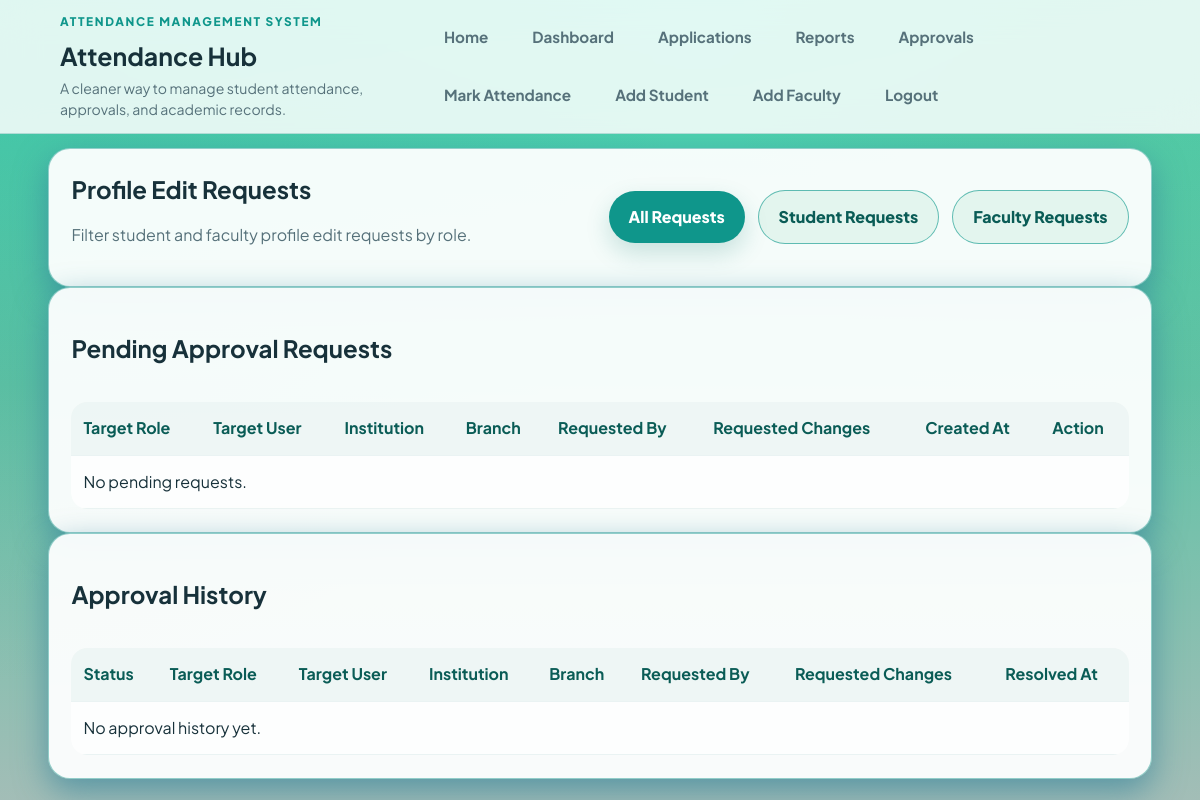
Before: /approvals (signed in) with the older database file.
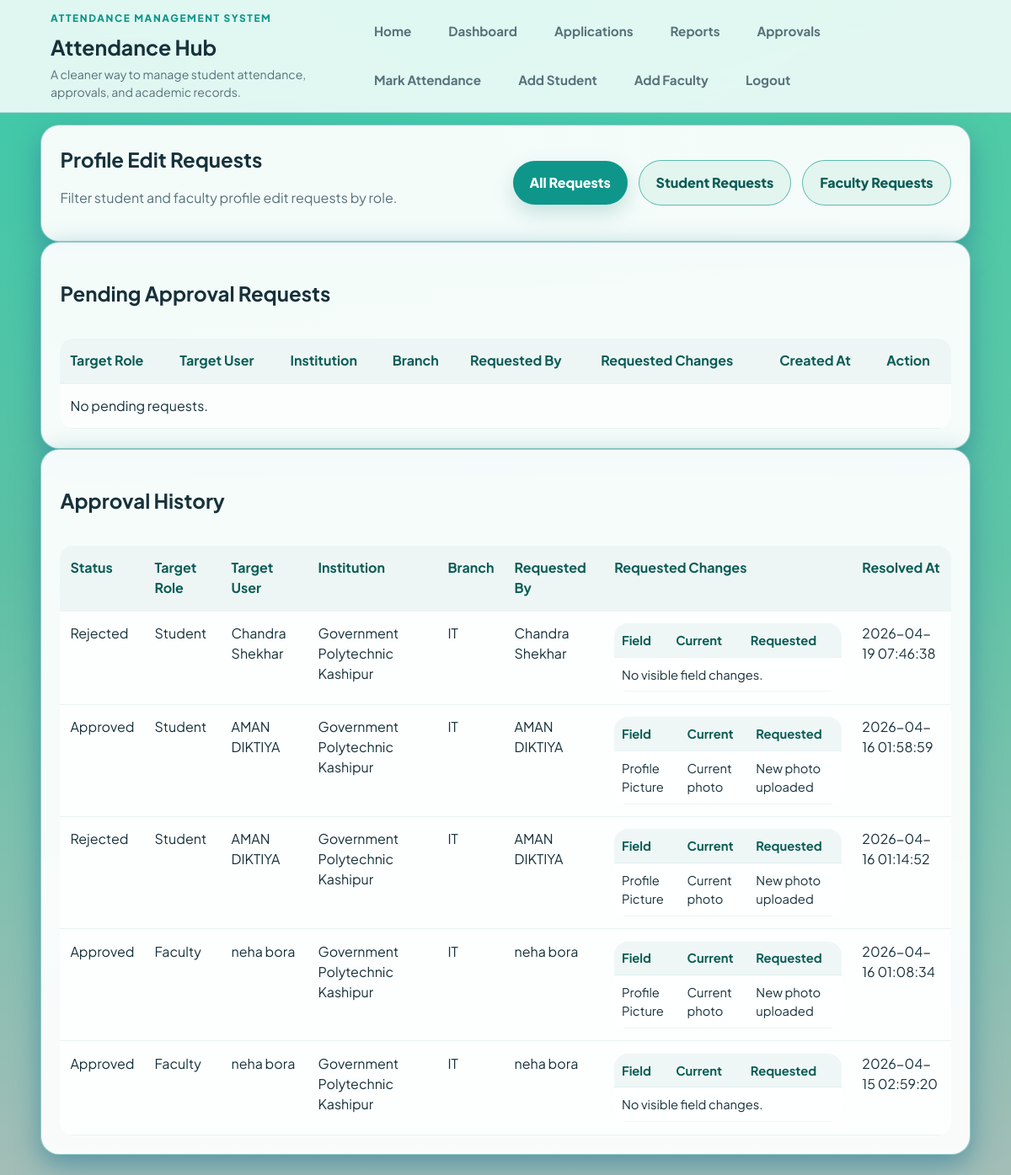
After: the same page with the newer database file.
### tables this page shows
CREATE TABLE pending_changes (
    id INTEGER PRIMARY KEY AUTOINCREMENT,
    target_user_id INTEGER NOT NULL,
    target_role TEXT NOT NULL CHECK (target_role IN ('faculty', 'student')),
    requested_by INTEGER NOT NULL,
    approver_role TEXT NOT NULL CHECK (approver_role IN ('admin', 'faculty')),
    status TEXT NOT NULL DEFAULT 'pending' CHECK (status IN ('pending', 'approved', 'rejected')),
    payload TEXT NOT NULL,
    created_at TEXT NOT NULL DEFAULT CURRENT_TIMESTAMP,
    resolved_at TEXT,
    FOREIGN KEY(target_user_id) REFERENCES users(id),
    FOREIGN KEY(requested_by) REFERENCES users(id)
);

CREATE TABLE users (
    id INTEGER PRIMARY KEY AUTOINCREMENT,
    role TEXT NOT NULL CHECK (role IN ('admin', 'faculty', 'student')),
    roll_number TEXT UNIQUE,
    registration_number TEXT UNIQUE,
    full_name TEXT NOT NULL,
    father_name TEXT,
    branch TEXT,
    semester TEXT,
    year TEXT,
    dob TEXT,
    mobile_number TEXT UNIQUE,
    gmail TEXT,
    email TEXT,
    password_hash TEXT NOT NULL,
    is_mobile_verified INTEGER NOT NULL DEFAULT 0,
    created_by INTEGER,
    created_at TEXT NOT NULL DEFAULT CURRENT_TIMESTAMP, class_roll_number TEXT, institution_type TEXT, institution_name TEXT, profile_picture TEXT,
    FOREIGN KEY(created_by) REFERENCES users(id)
);

### attendance_app/routes.py (the view)
@bp.route("/approvals")
@login_required("admin", "faculty")
def approvals():
    user = current_user()
    request_type = request.args.get("type", "").strip()
    requests = pending_requests_for_user(user)
    history = approval_history_for_user(user)
    if request_type in {"student", "faculty"}:
        requests = [item for item in requests if item["target_role"] == request_type]
        history = [item for item in history if item["target_role"] == request_type]
    return render_template("approvals.html", requests=requests, history=history, selected_request_type=request_type)

### attendance_app/auth.py (called while the page is built)
def current_user():
    user_id = session.get("user_id")
    if not user_id:
        return None
    return get_db().execute("SELECT * FROM users WHERE id = ?", (user_id,)).fetchone()

def login_required(*roles):
    def decorator(view):
        @wraps(view)
        def wrapped(*args, **kwargs):
            user = current_user()
            if user is None:
                flash("Please login first.", "error")
                return redirect(url_for("main.login"))
            if roles and user["role"] not in roles:
                flash("You do not have access to this page.", "error")
                return redirect(url_for("main.dashboard"))
            return view(*args, **kwargs)
        return wrapped
    return decorator

### attendance_app/database.py (called while the page is built)
def get_db():
    if "db" not in g:
        db_path = Path(current_app.root_path).parent / current_app.config["DATABASE"]
        g.db = sqlite3.connect(db_path)
        g.db.row_factory = sqlite3.Row
    return g.db

### attendance_app/routes.py (called while the page is built)
def semester_filter_options():
    return [{"value": value, "label": label} for value, label, _ in YEAR_SEMESTER_FILTERS]

@bp.context_processor
def inject_globals():
    user = current_user()
    pending_count = len(pending_requests_for_user(user)) if user and user["role"] in {"admin", "faculty"} else 0
    return {
        "current_user": user,
        "today": today_iso(),
        "min_date": one_year_ago_iso(),
        "institution_options": INSTITUTION_OPTIONS,
        "school_college_types": list(SCHOOL_COLLEGE_TYPES),
        "year_semester_filters": semester_filter_options(),
        "pending_count": pending_count,
    }

### attendance_app/utils.py (called while the page is built)
def today_iso():
    return date.today().isoformat()

def one_year_ago_iso():
    return (date.today() - timedelta(days=365)).isoformat()

### attendance_app/templates/approvals.html
{% extends "base.html" %}
{% block content %}
<section class="card">
    <div class="section-head">
        <div>
            <h2>Profile Edit Requests</h2>
            <p class="muted">Filter student and faculty profile edit requests by role.</p>
        </div>
        <div class="actions">
            <a class="btn {% if not selected_request_type %}primary{% else %}secondary{% endif %}" href="{{ url_for('main.approvals') }}">All Requests</a>
            <a class="btn {% if selected_request_type == 'student' %}primary{% else %}secondary{% endif %}" href="{{ url_for('main.approvals', type='student') }}">Student Requests</a>
            <a class="btn {% if selected_request_type == 'faculty' %}primary{% else %}secondary{% endif %}" href="{{ url_for('main.approvals', type='faculty') }}">Faculty Requests</a>
        </div>
    </div>
</section>
<section class="card">
    <h2>Pending Approval Requests</h2>
    <div class="table-wrap">
        <table>
            <thead>
                <tr>
                    <th>Target Role</th>
                    <th>Target User</th>
                    <th>Institution</th>
                    <th>Branch</th>
                    <th>Requested By</th>
                    <th>Requested Changes</th>
                    <th>Created At</th>
                    <th>Action</th>
                </tr>
            </thead>
            <tbody>
                {% for item in requests %}
                    <tr>
                        <td>{{ item['target_role']|title }}</td>
                        <td>{{ item['target_name'] }}</td>
                        <td>{{ item['target_institution'] or '-' }}</td>
                        <td>{{ item['target_branch'] or '-' }}</td>
                        <td>{{ item['requester_name'] }}</td>
                        <td>
                            <table class="mini-table">
                                <thead>
                                    <tr>
                                        <th>Field</th>
                                        <th>Current</th>
                                        <th>Requested</th>
                                    </tr>
                                </thead>
                                <tbody>
                                    {% for change in item['changes'] %}
                                        <tr>
                                            <td>{{ change.field }}</td>
                                            <td>{{ change.current }}</td>
                                            <td>{{ change.requested }}</td>
                                        </tr>
                                    {% else %}
                                        <tr><td colspan="3">No visible field changes.</td></tr>
                                    {% endfor %}
                                </tbody>
                            </table>
                        </td>
                        <td>{{ item['created_at'] }}</td>
                        <td class="actions">
                            <form method="post" action="{{ url_for('main.process_approval', change_id=item['id'], action='approve') }}">
                                <input type="hidden" name="type" value="{{ selected_request_type }}">
                                <button class="btn primary" type="submit">Approve</button>
                            </form>
                            <form method="post" action="{{ url_for('main.process_approval', change_id=item['id'], action='reject') }}">
                                <input type="hidden" name="type" value="{{ selected_request_type }}">
                                <button class="btn secondary" type="submit">Reject</button>
                            </form>
                        </td>
                    </tr>
                {% else %}
                    <tr><td colspan="8">No pending requests.</td></tr>
                {% endfor %}
            </tbody>
        </table>
    </div>
</section>
<section class="card">
    <h2>Approval History</h2>
    <div class="table-wrap">
        <table>
            <thead>
                <tr>
                    <th>Status</th>
                    <th>Target Role</th>
                    <th>Target User</th>
                    <th>Institution</th>
                    <th>Branch</th>
                    <th>Requested By</th>
                    <th>Requested Changes</th>
                    <th>Resolved At</th>
                </tr>
            </thead>
            <tbody>
                {% for item in history %}
                    <tr>
                        <td>{{ item['status']|title }}</td>
                        <td>{{ item['target_role']|title }}</td>
                        <td>{{ item['target_name'] }}</td>
                        <td>{{ item['target_institution'] or '-' }}</td>
                        <td>{{ item['target_branch'] or '-' }}</td>
                        <td>{{ item['requester_name'] }}</td>
                        <td>
                            <table class="mini-table">
                                <thead>
                                    <tr>
                                        <th>Field</th>
                                        <th>Current</th>
                                        <th>Requested</th>
                                    </tr>
                                </thead>
                                <tbody>
                                    {% for change in item['changes'] %}
                                        <tr>
                                            <td>{{ change.field }}</td>
                                            <td>{{ change.current }}</td>
                                            <td>{{ change.requested }}</td>
                                        </tr>
                                    {% else %}
                                        <tr><td colspan="3">No visible field changes.</td></tr>
                                    {% endfor %}
                                </tbody>
                            </table>
                        </td>
                        <td>{{ item['resolved_at'] or '-' }}</td>
                    </tr>
                {% else %}
                    <tr><td colspan="8">No approval history yet.</td></tr>
                {% endfor %}
            </tbody>
        </table>
    </div>
</section>
{% endblock %}

### attendance_app/templates/base.html (shortened to what this page needs)
<!DOCTYPE html>
<html lang="en">
<head>
    <link rel="stylesheet" href="{{ url_for('static', filename='style.css') }}?v=mobile-label-fix-1">
</head>
<body>
    <header class="site-header">
        <div class="brand-block">
            <p class="eyebrow">Attendance Management System</p>
            <h1><a href="{{ url_for('main.home') }}">Attendance Hub</a></h1>
            <p class="brand-copy">A cleaner way to manage student attendance, approvals, and academic records.</p>
        </div>
        <nav id="primary-nav" aria-label="Primary navigation">
            <a href="{{ url_for('main.home') }}">Home</a>
            {% if current_user %}
                <a href="{{ url_for('main.dashboard') }}">Dashboard</a>
                <a href="{{ url_for('main.applications') }}">Applications</a>
                <a href="{{ url_for('main.attendance_report') }}">Reports</a>
                {% if current_user['role'] in ['admin', 'faculty'] %}
                    <a href="{{ url_for('main.approvals') }}">Approvals{% if pending_count %} ({{ pending_count }}){% endif %}</a>
                {% endif %}
                {% if current_user['role'] in ['admin', 'faculty'] %}
                    <a href="{{ url_for('main.attendance') }}">Mark Attendance</a>
                    <a href="{{ url_for('main.add_student') }}">Add Student</a>
                {% endif %}
                {% if current_user['role'] == 'admin' %}
                    <a href="{{ url_for('main.add_faculty') }}">Add Faculty</a>
                {% endif %}
                <a href="{{ url_for('main.logout') }}">Logout</a>
            {% else %}
                <a href="{{ url_for('main.login') }}">Login</a>
                <a href="{{ url_for('main.student_register') }}">Student Sign Up</a>
            {% endif %}
        </nav>
    </header>
    <main class="page-shell">
        {% block content %}{% endblock %}
    </main>
</body>
</html>

### attendance_app/static/style.css (style rules this page uses)
:root { --bg: #f4f7f4; --bg-accent: #e7f7f4; --surface: rgba(255, 255, 255, 0.94); --surface-strong: #ffffff; --surface-soft: #edf6f4; --text: #17313a; --muted: #56717a; --primary: #0f968b; --primary-dark: #0a5c56; --primary-soft: #d9f3ef; --accent: #f59e0b; --accent-soft: #fff3dc; --success: #177245; --error: #b42318; --border: rgba(31, 154, 144, 0.471); --shadow: 0 20px 60px rgba(40, 121, 148, 0.475); --shadow-soft: 0 12px 32px rgba(47, 127, 153, 0.638); --radius-xl: 30px; --radius-lg: 22px; --radius-md: 16px; }
* { box-sizing: border-box; }
html { scroll-behavior: smooth; scroll-padding-top: 110px; }
body { margin: 0; min-height: 100vh; overflow-x: hidden; font-family: "Plus Jakarta Sans", "Segoe UI", Tahoma, Geneva, Verdana, sans-serif; line-height: 1.5; color: var(--text); background: radial-gradient(circle at top left, rgba(15, 118, 110, 0.14), transparent 48%), radial-gradient(circle at top right, rgba(139, 104, 45, 0.1), transparent 34%), linear-gradient(180deg, #43d8b3 0%, #5fc3a6 48%, #8daea6cf 100%); }
a { color: inherit; text-decoration: none; }
h1, h2, h3, p { overflow-wrap: anywhere; }
.site-header { position: sticky; top: 0; z-index: 20; display: flex; justify-content: space-between; align-items: center; gap: 1.5rem; padding: clamp(0.9rem, 1.8vw, 1.2rem) 5vw; background: rgba(255, 255, 255, 0.84); border-bottom: 1px solid rgba(52, 151, 143, 0.274); backdrop-filter: blur(18px); }
.brand-block h1 { margin: 0; font-size: clamp(1.4rem, 2vw, 1.8rem); }
.brand-copy { margin: 0.35rem 0 0; max-width: 540px; color: var(--muted); font-size: 0.95rem; }
.site-header nav { display: flex; flex-wrap: wrap; gap: 0.75rem; align-items: center; }
.site-header nav a { padding: 0.72rem 1rem; border-radius: 999px; font-size: 0.95rem; font-weight: 700; color: var(--muted); transition: transform 0.22s ease, background 0.22s ease, color 0.22s ease, box-shadow 0.22s ease; }
.page-shell { width: min(1180px, 92vw); margin: clamp(1rem, 2vw, 2rem) auto 3rem; }
.card { background: var(--surface); border: 1px solid var(--border); border-radius: var(--radius-lg); padding: 1.4rem; box-shadow: var(--shadow-soft); transition: transform 0.24s ease, box-shadow 0.24s ease, border-color 0.24s ease; }
.eyebrow { margin: 0 0 0.45rem; text-transform: uppercase; letter-spacing: 0.14em; font-size: 0.74rem; color: var(--primary); font-weight: 800; }
.lead, .muted { color: var(--muted); }
.btn, .animated-btn { display: inline-flex; align-items: center; justify-content: center; border: 0; cursor: pointer; font: inherit; font-weight: 800; transition: transform 0.2s ease, box-shadow 0.2s ease, background 0.2s ease, color 0.2s ease; }
.btn { border-radius: 999px; padding: 0.88rem 1.25rem; }
.btn.primary { color: #fff; background: var(--primary); box-shadow: 0 10px 24px rgba(15, 118, 110, 0.2); }
.btn.secondary { color: var(--primary-dark); background: rgba(147, 218, 186, 0.19); border: 1px solid rgba(17, 154, 143, 0.627); justify-content: center; }
.actions, .inline-form, .section-head { display: flex; flex-wrap: wrap; gap: 0.8rem; align-items: center; justify-content: center; }
.actions { justify-content: flex-start; justify-content: center; align-items: center; }
.section-head { justify-content: space-between; }
.section-head h2, .section-head h3 { margin-top: 0; margin-bottom: 0; }
.table-wrap { position: relative; overflow-x: auto; -webkit-overflow-scrolling: touch; border-radius: 16px; }
table { width: 100%; min-width: 720px; margin-top: 1rem; border-collapse: collapse; background: rgba(255, 255, 255, 0.75); border-radius: 16px; overflow: hidden; }
.mini-table { margin-top: 0; min-width: 0; font-size: 0.92rem; }
.mini-table th, .mini-table td { padding: 0.55rem; }
th, td { padding: 0.9rem 0.75rem; border-bottom: 1px solid rgba(15, 118, 110, 0.08); text-align: left; vertical-align: top; }
th { color: var(--primary-dark); background: rgba(15, 118, 110, 0.06); }
tbody tr { transition: background 0.2s ease, transform 0.2s ease; }
@media (min-width: 901px) { .site-header { position: static; padding: 0.8rem 5vw; } }
@media (min-width: 901px) { .brand-block h1 { font-size: 1.55rem; } }
@media (min-width: 901px) { .brand-copy { margin-top: 0.2rem; font-size: 0.88rem; } }
@media (min-width: 901px) { .page-shell { margin: 0.85rem auto 1.5rem; } }

Changed rows visible on the page:
added pending_changes: status "Rejected", target_role "Student", target_name "Chandra Shekhar", institution_name "Government Polytechnic Kashipur", branch "IT", requester_name "Chandra Shekhar", resolved_at "2026-04-19 07:46:38"
added pending_changes: status "Approved", target_role "Student", target_name "AMAN DIKTIYA", institution_name "Government Polytechnic Kashipur", branch "IT", requester_name "AMAN DIKTIYA", field "Profile Picture", current "Current photo", requested "New photo uploaded", resolved_at "2026-04-16 01:58:59"
added pending_changes: status "Rejected", target_role "Student", target_name "AMAN DIKTIYA", institution_name "Government Polytechnic Kashipur", branch "IT", requester_name "AMAN DIKTIYA", field "Profile Picture", current "Current photo", requested "New photo uploaded", resolved_at "2026-04-16 01:14:52"
added pending_changes: status "Approved", target_role "Faculty", target_name "neha bora", institution_name "Government Polytechnic Kashipur", branch "IT", requester_name "neha bora", field "Profile Picture", current "Current photo", requested "New photo uploaded", resolved_at "2026-04-16 01:08:34"
added pending_changes: status "Approved", target_role "Faculty", target_name "neha bora", institution_name "Government Polytechnic Kashipur", branch "IT", requester_name "neha bora", resolved_at "2026-04-15 02:59:20"
Other visible differences:
text no longer shown: "No approval history yet."
